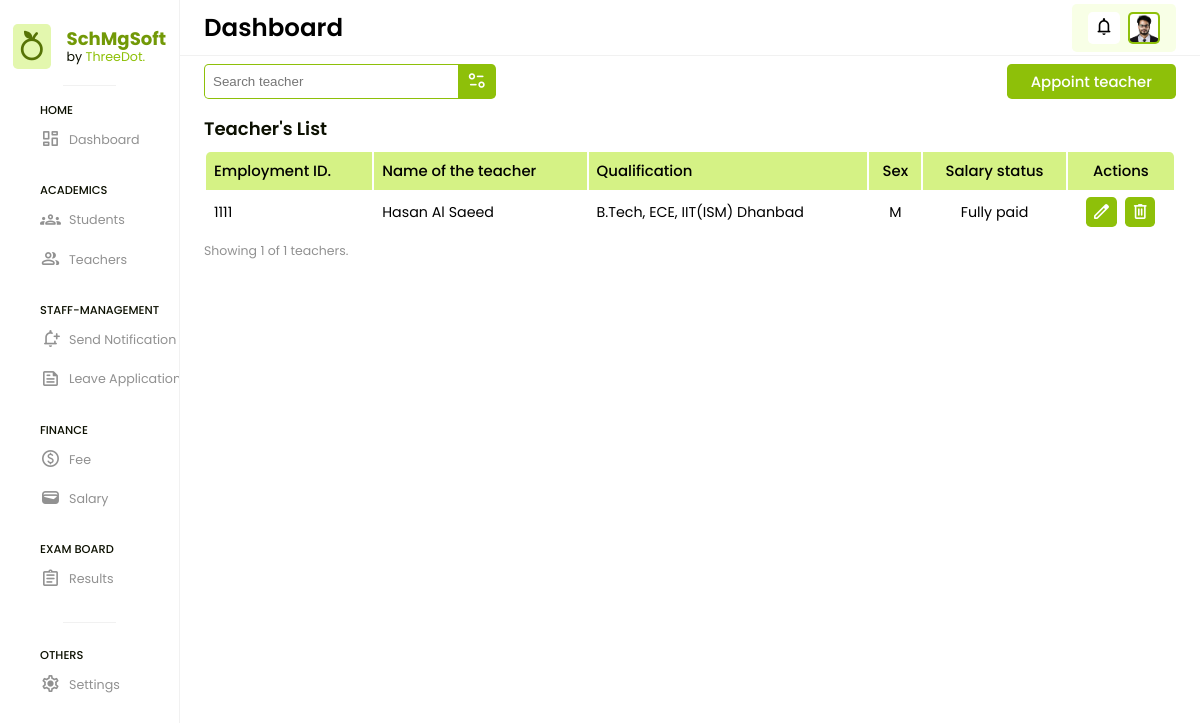
The app's page /teachers (signed in), older data.
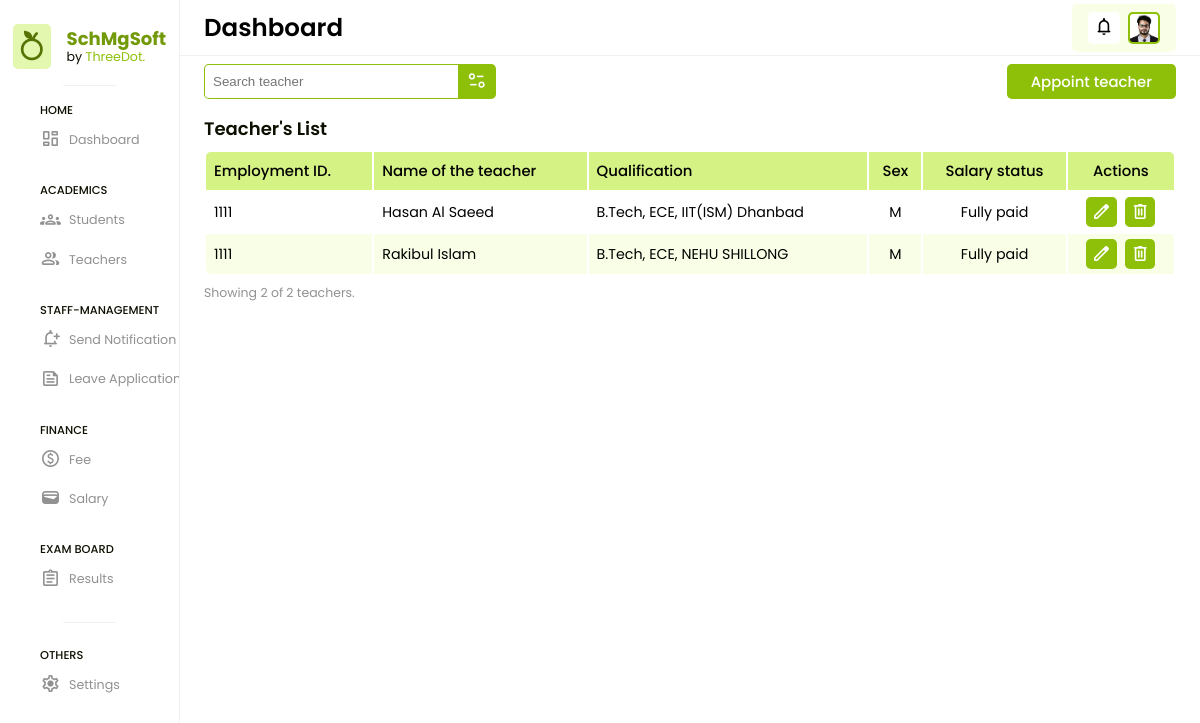
The same page, newer data.
### app/models.py (models this page shows, shortened)
class CustomUser(AbstractUser):
    USER = (
        (1, 'ADMIN'),
        (2, 'TEACHER'),
        (3, 'STUDENT')
    )
    user_type = models.CharField(choices=USER, max_length=20, default=1)
    profile_pic = models.ImageField(upload_to='media/profile_pic')
    city = models.CharField(max_length=200, blank=True)
    country = models.CharField(max_length=200, blank=True)

class Teacher(models.Model):
    admin = models.OneToOneField(CustomUser, on_delete=models.CASCADE)
    qualification = models.TextField()
    sex = models.CharField(max_length=20)
    dob = models.DateField()
    mobile_no = models.PositiveIntegerField()
    pan_no = models.CharField(max_length=10)
    aadhaar_no = models.PositiveBigIntegerField()
    vill_town = models.CharField(max_length=200)
    post_office = models.CharField(max_length=200)
    police_station = models.CharField(max_length=200)
    district = models.CharField(max_length=200)
    state = models.CharField(max_length=200)
    country = models.CharField(max_length=200)
    pin = models.PositiveIntegerField()
    bank_name = models.CharField(max_length=350)
    account_no = models.PositiveIntegerField()
    branch_name = models.CharField(max_length=350)
    ifsc = models.CharField(max_length=100)
    teacher_photo = models.ImageField(upload_to='media/profile_pic')
    cv_resume = models.FileField(upload_to='media/teachers/certificates')
    created_at = models.DateTimeField(auto_now_add=True)
    updated_at = models.DateTimeField(auto_now=True)

### SchMgSoft/admin_views.py (the view, shortened to what this page needs)
# urls.py: path('teachers', admin_views.TEACHERS, name='teachers'),
@login_required(login_url='/')
def TEACHERS(request):
    teachers = Teacher.objects.all()
    teacher_count = Teacher.objects.count()
    context = {
        'teachers': teachers,
        'teacher_count': teacher_count
    }
    return render(request, 'admin/teachers.html', context)

### templates/admin/teachers.html
{% extends "base.html" %} {% load static %}
{% block htmlhead %}
<link rel="stylesheet" href="{% static 'css/teachers.css' %}" />
{% endblock htmlhead %} {% block content %}
{% include "header.html" %}
<div class="action-bar">
  <form action="" class="filter-form">
    <div class="input-group">
      <input
        type="text"
        name="filter"
        id="filter"
        placeholder="Search teacher"
      />
      <div class="icon">
        <span class="material-symbols-rounded"> page_info </span>
      </div>
    </div>
  </form>
  <div class="btn" id="appointTeacherBtn">
    <p>Appoint teacher</p>
  </div>
</div>
<div class="teacher-data">
  <h3>Teacher's List</h3>
  <table>
    <thead>
      <tr>
        <th>Employment ID.</th>
        <th>Name of the teacher</th>
        <th>Qualification</th>
        <th style="text-align: center">Sex</th>
        <th style="text-align: center">Salary status</th>
        <th style="text-align: center">Actions</th>
      </tr>
    </thead>
    <tbody>
      {% for i in teachers %}
      <tr>
        <td>1111</td>
        <td>{{ i.admin.first_name }}&nbsp;{{ i.admin.last_name }}</td>
        <td>{{ i.qualification }}</td>
        {% if i.sex == 'Male' %}
        <td style="text-align: center">M</td>
        {% elif i.sex == 'Female' %}
        <td style="text-align: center">F</td>
        {% else %}
        <td style="text-align: center">NA</td>
        {% endif %}
        <td style="text-align: center">Fully paid</td>
        <td
          style="
            display: flex;
            flex-direction: row;
            gap: 0.5rem;
            align-items: center;
            justify-content: center;
          "
        >
          <a href="{% url 'edit_teacher' i.id %}">
            <span class="material-symbols-rounded"> edit </span>
          </a>
          <a href="{% url 'delete_teacher' i.admin.id %}">
            <span class="material-symbols-rounded"> delete </span>
          </a>
        </td>
      </tr>
      {% endfor %}
    </tbody>
  </table>
  <p class="indicator">
    Showing {{ teacher_count }} of {{ teacher_count }} teachers.
  </p>
</div>
{% include 'messages.html' %}
{% include 'admin/appoint_teacher.html' %} {% endblock %}

### templates/base.html (shortened to what this page needs)
{% load static %}
<!DOCTYPE html>
<html lang="en">
  <head>
    <link rel="stylesheet" href="{% static 'css/style.css' %}" />
    {% block htmlhead %}
    {% endblock htmlhead %}
  </head>
  <body>
    {% include "sidebar.html" %}
    <div class="body-container">
      {% block content %}
      {% endblock %}
    </div>
  </body>
</html>

### templates/sidebar.html (shortened to what this page needs)
{% load static %} {% load active_link_tags %}
{% block htmlhead %}
<link rel="stylesheet" href="{% static 'css/sidebar.css' %}" />
{% endblock htmlhead %} {% block content %}
<nav>
  <div class="logo">
    <div class="icon">
      <span class="material-symbols-rounded"> nutrition </span>
    </div>
    <div class="name">
      <h3>SchMgSoft</h3>
      <p>
        by
        <a href="https://threedot.in/" target="_blank" rel="noopener noreferrer"
          >ThreeDot.</a
        >
      </p>
    </div>
  </div>
  <span class="divider"></span>
  {% if user.user_type == '1' %}
  <div class="navbar">
    <div class="navbar-group">
      <p class="title">HOME</p>
      <div class="links {% active_link 'admin_home' 'active' %}">
        <a href="{% url 'admin_home' %}">
          <span class="material-symbols-rounded"> dashboard </span>
          Dashboard
        </a>
      </div>
    </div>
    <div class="navbar-group">
      <p class="title">ACADEMICS</p>
      <div class="links {% active_link 'students' 'active' %}">
        <a href="{% url 'students' %}">
          <span class="material-symbols-rounded"> groups </span>
          Students
        </a>
      </div>
      <div class="links {% active_link 'teachers' 'active' %}">
        <a href="{% url 'teachers' %}">
          <span class="material-symbols-rounded"> group </span>
          Teachers
        </a>
      </div>
    </div>
    <div class="navbar-group">
      <p class="title">STAFF-MANAGEMENT</p>
      <div class="links">
        <a href="{% url 'send_notification' %}">
          <span class="material-symbols-rounded"> notification_add </span>
          Send Notification
        </a>
      </div>
      <div class="links">
        <a href="">
          <span class="material-symbols-rounded"> feed </span>
          Leave Applications
        </a>
      </div>
    </div>
    <div class="navbar-group">
      <p class="title">FINANCE</p>
      <div class="links">
        <a href="">
          <span class="material-symbols-rounded"> paid </span>
          Fee
        </a>
      </div>
      <div class="links">
        <a href="">
          <span class="material-symbols-rounded"> wallet </span>
          Salary
        </a>
      </div>
    </div>
    <div class="navbar-group">
      <p class="title">EXAM BOARD</p>
      <div class="links">
        <a href="">
          <span class="material-symbols-rounded"> assignment </span>
          Results
        </a>
      </div>
    </div>
    <span class="divider"></span>
    <div class="navbar-group">
      <p class="title">OTHERS</p>
      <div class="links">
        <a href="">
          <span class="material-symbols-rounded"> settings </span>
          Settings
        </a>
      </div>
    </div>
  </div>
  {% endif %}
</nav>
{% endblock %}

### templates/header.html (shortened to what this page needs)
{% load static %}
{% block htmlhead %}
<link rel="stylesheet" href="{% static 'css/header.css' %}" />
{% endblock htmlhead %} {% block content %}
<header>
  <h3>Dashboard</h3>
  <div class="right">
    <div class="notification">
      <span class="material-symbols-rounded"> notifications </span>
    </div>
    <div class="user" id="pofile">
      {% if user.profile_pic == "" %}
      <img
        src="{% static 'assets/images/avatar.svg' %}"
        alt="Profile picture"
      />
      {% else %}
      <img
        src="{{ user.profile_pic }}"
        alt="Profile picture"
      />
      {% endif %}
    </div>
  </div>
</header>
{% endblock %}

### templates/messages.html (shortened to what this page needs)
{% load static %}
{% block htmlhead %}
<link rel="stylesheet" href="{% static 'css/messages.css' %}" />
{% endblock htmlhead %}

### templates/admin/appoint_teacher.html (shortened to what this page needs)
{% load static %}
{% block htmlhead %}
<link rel="stylesheet" href="{% static 'css/appoint_teacher.css' %}" />
{% endblock htmlhead %}

### static/css/style.css (style rules this page uses)
:root { --lightest: #e3f7ae; --lighter: #d5f285; --light: #c7ee5c; --normal: #abe60b; --dark: #8ec009; --darker: #729907; --darkest: #567306; --dark-bg: #222e02; --light-bg: #f8ffe6; --dark-txt: #0c1001; --light-txt: #919191; }
*, *:before, *:after { margin: 0; padding: 0; box-sizing: border-box; font-synthesis: none; -webkit-font-smoothing: antialiased; -moz-osx-font-smoothing: grayscale; text-rendering: optimizeLegibility; }
html { scroll-behavior: smooth; }
body { margin: 0; padding: 0; min-width: 100vw; min-height: 100vh; font-family: "Poppins", sans-serif; font-synthesis: none; -webkit-font-smoothing: antialiased; -moz-osx-font-smoothing: grayscale; text-rendering: optimizeLegibility; background-color: #fff; overflow: hidden; }
a { padding: 0; margin: 0; text-decoration: none; cursor: pointer; }
.material-symbols-rounded { font-size: 1.31rem; }
.body-container { position: absolute; top: 0; right: 0; width: 85%; height: 100vh; overflow-x: hidden; overflow-y: auto; white-space: nowrap; background-color: #fff; transition: all 0.3s; }

### static/css/teachers.css (style rules this page uses)
:root { --lightest: #e3f7ae; --lighter: #d5f285; --light: #c7ee5c; --normal: #abe60b; --dark: #8ec009; --darker: #729907; --darkest: #567306; --dark-bg: #222e02; --light-bg: #f8ffe6; --dark-txt: #0c1001; --light-txt: #919191; }
.action-bar { padding: 0.5rem 1.5rem; width: 100%; display: flex; flex-direction: row; align-items: center; justify-content: space-between; }
.action-bar .filter-form { width: 30%; height: 35px; display: flex; align-items: center; justify-content: center; }
.action-bar .filter-form .input-group { width: 100%; height: 100%; display: flex; flex-direction: row; align-items: center; justify-content: center; }
.action-bar .filter-form .input-group input { padding: 0.5rem; width: 87%; height: 100%; background: #fff; border: 1px solid var(--dark); border-right: transparent; border-radius: 0.3rem 0 0 0.3rem; }
.action-bar .filter-form .input-group .icon { width: 13%; height: 100%; display: flex; align-items: center; justify-content: center; background-color: var(--dark); border-radius: 0 0.3rem 0.3rem 0; }
.action-bar .filter-form .input-group .icon span { color: #fff; }
.action-bar .btn { padding: 0.5rem 1.5rem; width: fit-content; height: 35px; display: flex; align-items: center; justify-content: center; background-color: var(--dark); border-radius: 0.3rem; transition: all 0.3s; -webkit-transition: all 0.3s; }
.action-bar .btn p { font-size: 0.931rem; font-weight: 500; color: #fff; }
.teacher-data { padding: 0.5rem 1.5rem; width: 100%; display: flex; flex-direction: column; gap: 0.5rem; align-items: start; justify-content: center; }
.teacher-data h3 { font-size: 1.131rem; font-weight: 600; color: var(--dark-txt); text-align: left; }
table { width: 100%; }
table thead { background-color: var(--lighter); }
table thead th { padding: 0.5rem; font-size: 0.931rem; font-weight: 500; text-align: left; }
table thead th:first-child { border-top-left-radius: 0.3rem; }
table thead th:last-child { border-top-right-radius: 0.3rem; }
table tbody tr:nth-child(even) { background-color: var(--light-bg); }
table tbody tr:last-child td:first-child { border-bottom-left-radius: 0.3rem; }
table tbody tr:last-child td:last-child { border-bottom-right-radius: 0.3rem; }
table tbody tr td { padding: 0.3rem 0.5rem; font-size: 0.891rem; }
table tbody tr td a { padding: 0.3rem; width: fit-content; display: flex; flex-direction: row; align-items: center; justify-content: center; gap: 0.5rem; background-color: var(--dark); border-radius: 0.3rem; transition: all 0.3s; -webkit-transition: all 0.3s; }
table tbody tr td a span { font-size: 0.931rem; }
table tbody tr td a:link, table tbody tr td a:visited, table tbody tr td a:active, table tbody tr td a:hover { color: #fff; font-size: 0.891rem; font-weight: 500; }
.indicator { font-size: 0.781rem; color: var(--light-txt); text-align: left; }

### static/css/messages.css (style rules this page uses)
:root { --lightest: #e3f7ae; --lighter: #d5f285; --light: #c7ee5c; --normal: #abe60b; --dark: #8ec009; --darker: #729907; --darkest: #567306; --dark-bg: #222e02; --light-bg: #f8ffe6; --dark-txt: #0c1001; --light-txt: #919191; }

### static/css/appoint_teacher.css (style rules this page uses)
:root { --lightest: #e3f7ae; --lighter: #d5f285; --light: #c7ee5c; --normal: #abe60b; --dark: #8ec009; --darker: #729907; --darkest: #567306; --dark-bg: #222e02; --light-bg: #f8ffe6; --dark-txt: #0c1001; --light-txt: #919191; }

Row changes from the older to the newer data that the page shows:
added Teacher: admin.first_name "Rakibul", admin.last_name "Islam", qualification "B.Tech, ECE, NEHU SHILLONG", sex "M"
Text that changed along with them:
{{ teacher_count }}: "1" → "2"
